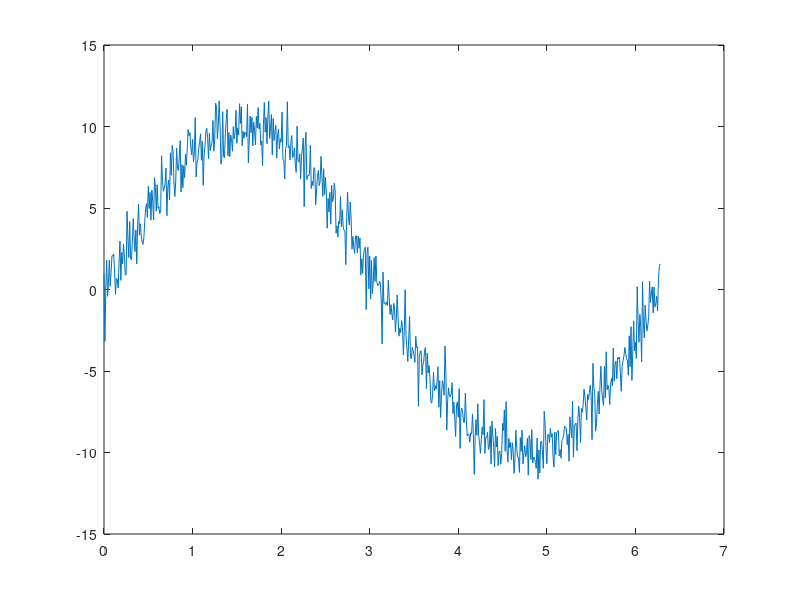

MATLAB code for this plot:
x = 0 : 0.01 : 2*pi;
y = 10*sin(x);

n = 50;
for i = 1 : n
    noise= randn(1, length(y));
    plot(x, y+noise);
    pause(0.1);
end    